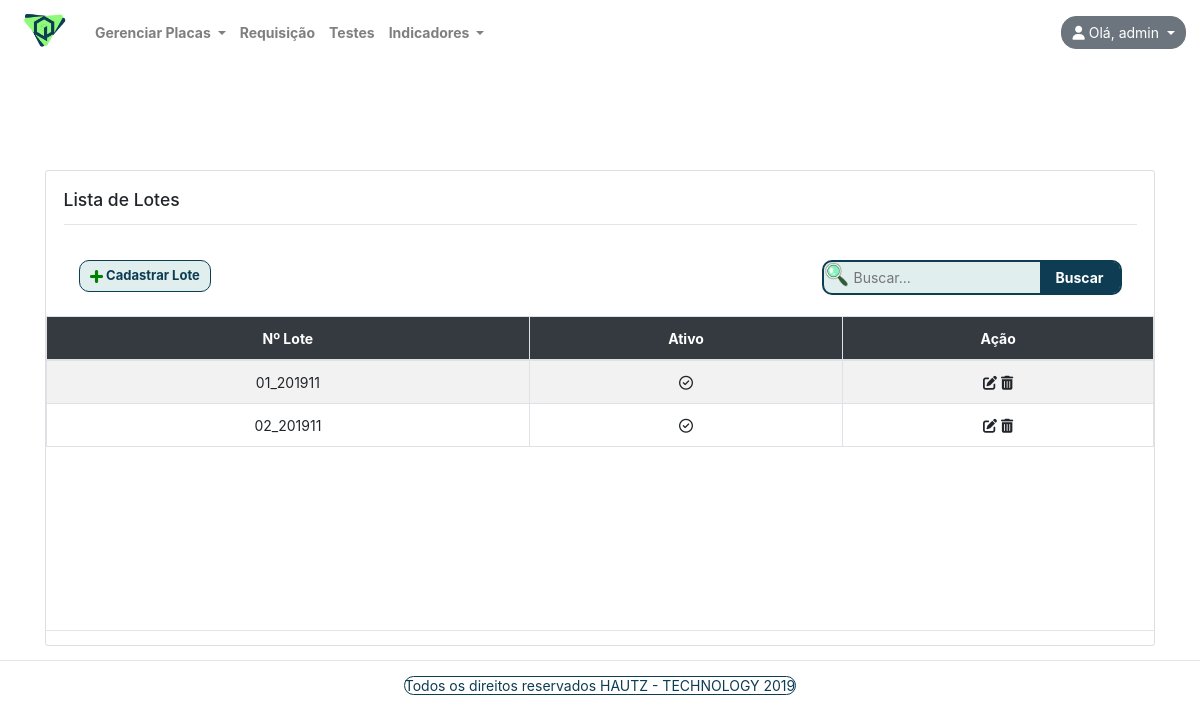
The app's page /placas/lista-lote/ (signed in) with its own data.
### contas/models/usuario.py (models this page shows, shortened)
class Usuario(AbstractBaseUser):
    username = models.CharField(
        "Nome de Usuário",
        max_length=120,
        unique=True
    )
    data_expiracao = models.DateField(
        "Data Expiração",
        null=True
    )
    tipo = models.CharField(
        "Tipo de Usuário",
        max_length=1,
        choices = TIPOS
    )
    objects = UsuarioManager()
    USERNAME_FIELD =  'username'
    REQUIRED_FIELDS = []
    def __str__(self):
        return self.username
    class Meta:
        db_table = 'USUARIO'

### placas/models/cadastro_lote.py (models this page shows, shortened)
class Cadastro_lote(models.Model):
    Lote_numero = models.CharField(
        'Numero do lote',
        max_length=50,
        null=False
    )
    Ativo = models.BooleanField(
        'Lote Ativo',
        default=True
    )
    class Meta:
        db_table = 'CADASTRO_LOTE'
        constraints = [
            models.UniqueConstraint(fields=['Lote_numero'], name="Constraint_lote")
        ]

### placas/views.py (the view)
# urls.py: path('lista-lote/', views.lista_lote, name="lista-lote"),
@login_required
def lista_lote(request, id=None):
    pesquisa = request.GET.get("pesquisa", None)
    if pesquisa:
        list_lote = Cadastro_lote.objects.all()
        list_lote = list_lote.filter(Lote_numero__icontains=pesquisa)
    else:
        list_lote = Cadastro_lote.objects.all()
    context = {
        'list_lote': list_lote
    }
    return render(request, "placas/lista-lote.html", context)

### indicadores/context_processors.py (called while the page is built)
def menu_indicadores(requets):
    return {
        "Menu_indicadores": Menu_indicadores.objects.all()
    }

### placas/context_processors.py (called while the page is built)
def menu_placas(requets):
    return {
        "Menu_placas": Menu_placas.objects.all()
    }

### testes/context_processors.py (called while the page is built)
def menu_testes(requets):
    return {
        "lista_testes": Menu_testes.objects.all()
    }

### placas/templates/placas/lista-lote.html (shortened to what this page needs)
{% extends "base.html" %}
{% load static %}
{% load crispy_forms_tags %}
{% block conteudo %}
<div class="container">
  <div class="row">
    <div class="col-lg-12 col-md-12 col-sm-12 col-xs-12">
      <div class="card">
        <div class="card-body">
          <h5 class="card-title">Lista de Lotes</h5>
          <hr /></br>
          <div class="container">
            <a href="{% url 'placas:cadastrar-lote' %}" class="btn btn-success mb-2 btn-personal">
              <img src="{% static 'placas/images/acrescer-png.png' %}" width=13> Cadastrar Lote
            </a>
            <form class="form-inline float-lg-right">
              <div class="divBusca ">
                <img class="divBuscaimg " src="{% static 'images/lupa2.png' %}" alt="Buscar" width="25" />
                <input type="text" class="txtBusca embed-responsive" name="pesquisa" id="txtBusca"
                  placeholder="Buscar..." />
                <button type="submit" id="btnBusca" class="btnBusca embed-responsive">Buscar</button>
              </div>
            </form>
          </div>
        </div>
        {% if list_lote|length > 0 %}
        <div style="overflow: auto; height: 300px">
          <table class="table table-striped table-bordered table-hover" role="grid"
            aria-describedby="dynamic-table_info">
            <thead class="bg-dark text-white">
              <tr class="text-center">
                <th>Nº Lote</th>
                <th>Ativo</th>
                <th>Ação</th>
              </tr>
            </thead>
            <tbody>
              {% for lote in list_lote %}
              <tr class="text-center">
                <td>{{ lote.Lote_numero }}</td>
                <td>
                  {% if lote.Ativo == True %}
                  <i class="far fa-check-circle"></i>
                  {% else %}
                  <i class="fas fa-ban"></i>
                  {% endif %}
                </td>
                <td>
                  <a alt="Editar" href="{% url 'placas:atualiza-lote' lote.id %}" class="fas fa-edit"></a>
                  <a alt="Excluir" class="fas fa-trash-alt" href="{% url 'placas:excluir-lote' lote.id %}"></a>
                </td>
              </tr>
              {% endfor %}
            </tbody>
          </table>
        </div>
        {% else %}
        <div class="text-center mt-5 mb-5 jumbotron">
          <h5>Nenhum <code>lote</code> cadastrado ainda </br>ou a pesquisa não retornou resultado.</h5>
        </div>
        {% endif %}
        <hr />
      </div>
    </div>
  </div>
</div>
</div>
</div>
{% endblock conteudo %}

### core/templates/base.html (shortened to what this page needs)
{% load static %}
<!DOCTYPE html>
<html lang="pt-br">
<head>
    <link rel="stylesheet" href="https://stackpath.bootstrapcdn.com/bootstrap/4.3.1/css/bootstrap.min.css"
>
    <link rel="stylesheet"href="//maxcdn.bootstrapcdn.com/font-awesome/4.3.0/css/font-awesome.min.css">
    <link rel="stylesheet" type="text/css" href="{% static 'css/personal.css' %}" />
</head>
<header>
    <body class="css-body">
        <nav class="navbar navbar-expand-sm navbar-light font-weight-bold bg-transparent">
            <a class="navbar-brand" href="{% url 'core:home' %}">
                <img src="{% static 'logo_genesisq.png' %}" width="60" />
            </a>
            {% if user.is_authenticated %}
            <div class="collapse navbar-collapse" id="navbarSupportedContent">
                <ul class="navbar-nav mr-auto">
                    <li class="nav-item dropdown ">
                        <a class="nav-link dropdown-toggle" href="#" id="navbarDropdown" role="button"
                            data-toggle="dropdown" aria-haspopup="true" aria-expanded="false">
                            Gerenciar Placas
                        </a>
                    </li>
                    <li class="nav-item">
                        <a class="nav-link" href="{% url 'requisicao:requisicao' %}">Requisição</a>
                    </li>
                    <li class="nav-item">
                        <a class="nav-link" href="{% url 'testes:lista-itens-teste' %}">Testes</a>
                    </li>
                    <li class="nav-item dropdown">
                        <a class="nav-link dropdown-toggle" href="#" id="navbarDropdown" role="button"
                            data-toggle="dropdown" aria-haspopup="true" aria-expanded="false">
                            Indicadores
                        </a>
                    </li>
                </ul>
                <div class="dropdown">
                    <button class="btn btn-secondary dropdown-toggle" type="button" id="dropdownMenuButton"
                        data-toggle="dropdown" aria-haspopup="true" aria-expanded="false" style="border-radius: 15px;">
                        <i class="fas fa-user " alt="foto do usuário"></i>
                        Olá, {{ user }}
                        </a></button>
                </div>
                {% else %}
                <a class="navbar-brand" href="{% url 'core:home' %}">GenesisQ</a>
                <ul class="navbar-nav ml-auto">
                    <a role="button" href="{% url 'core:entrar' %}" class="btn btn btn-success">Entrar</a>
                </ul>
                {% endif %}
        </nav>
</header>
<main>
    <div class="container-fluid">
        <div class="row">
            {% block conteudo %}
            {% endblock conteudo %}
</main>
</body>
<footer class="text-center">
    <hr />
    <a class="bg-text-blue"> Todos os direitos reservados HAUTZ - TECHNOLOGY 2019 </a>
</footer>
</html>

### core/static/css/personal.css (style rules this page uses)
a { color: inherit; }
footer { color: rgb(14, 60, 83); }
.bg-text-blue { background: white; border-radius: 10px; border: solid 1px rgb(14, 60, 83);v }
.btn-personal { text-align: center; float: left; position: relative; border-radius: 10px; border-color: rgb(14, 60, 83); color: rgb(14, 60, 83); background-color: #E0EEEE; font-weight: bold; justify-content: center; align-items: center; font-size: 13px }
body { background-size: cover; background-repeat: no-repeat; background-position: top; position: relative; background-attachment: fixed; overflow: auto; }
html { font-size: 14px; }
.divBusca { background-color: #E0EEEE; border: solid 2px rgb(14, 60, 83); border-radius: 10px; width: 300px; height: 35px; }
.txtBusca { float: left; background-color: transparent; padding-left: 5px; font-size: 14px; border: none; height: 32px; width: 191px; }
.btnBusca { border: none; float: left; height: 31px; border-radius: 0 7px 7px 0; width: 80px; font-weight: bold; background: rgb(14, 60, 83); color: white; }
.divBuscaimg { float: left; }

### records on screen
Usuario: username "admin"
Cadastro_lote: Lote_numero "01_201911", Ativo True (drawn)
Cadastro_lote: Lote_numero "02_201911", Ativo True (drawn)
